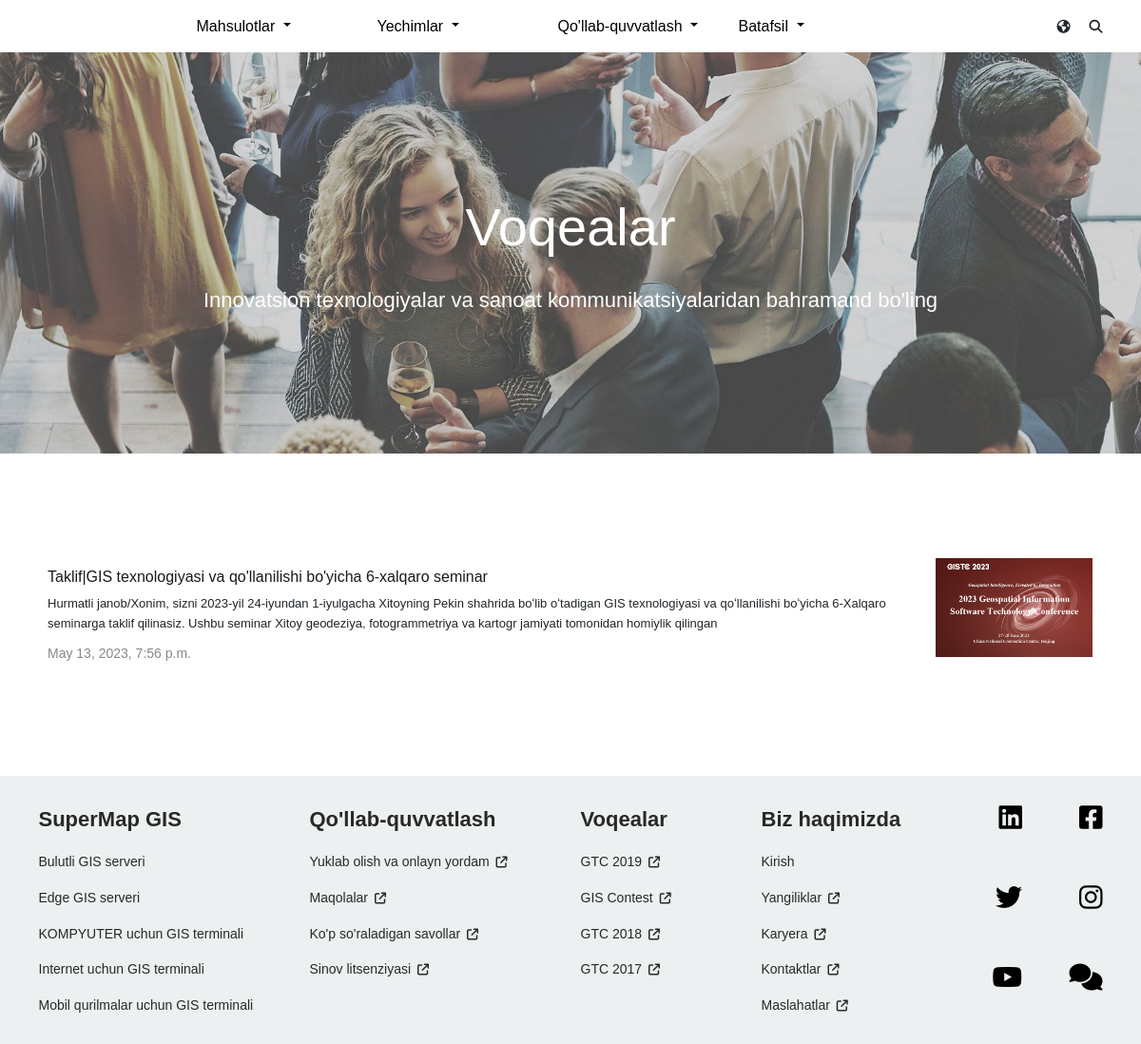
Screenshot of /events/ with the database file from the repository.
### blog/models.py (models this page shows, shortened)
class Voqealar(models.Model):
    class Status(models.TextChoices):
        qoralama = "QR","qoralama"
        chopetilish = "CHP", "chopetilish"
    nom = models.CharField(max_length=10001)
    slug = models.SlugField(max_length=10001)
    kontent = models.TextField()
    video = models.FileField(upload_to='yangi/fayllar')
    rasm = models.ImageField(upload_to='news/images')
    chopetilishVaqti = models.DateTimeField(default=timezone.now)
    yaratilganVaqti =models.DateTimeField(auto_now_add=True)
    ozgarishVaqti = models.DateTimeField(auto_now=True)
    holati =models.CharField(max_length=3,choices=Status.choices,default=Status.qoralama)
    kategory = models.ForeignKey(Category,on_delete=models.CASCADE)
    views = models.IntegerField(default=0)
    class Meta:
        ordering = ['-chopetilishVaqti']
    objects = models.Manager()

### blog/views.py (the view)
# urls.py: path('events/', events, name="events"),
def events(request):
    voqealar = Voqealar.objects.all()
    context = {
        "voqealar":voqealar
    }
    return render(request,"events.html",context=context)

### templates/events.html (shortened to what this page needs)
{% load static %}
<!DOCTYPE html>
<html lang="en">
<head>
  <link rel="stylesheet" href="{% static 'css/bootstrap.css' %}">
  <link rel="stylesheet" href="{% static 'css/nav-footer.css' %}">
  <link rel="stylesheet" href="{% static 'css/article.css' %}">
  <link rel="stylesheet" href="https://cdnjs.cloudflare.com/ajax/libs/font-awesome/6.4.0/css/all.min.css" />
</head>
<body>
  <nav class="nav d-flex align-items-center">
    <div class="container nav__content d-flex justify-content-between align-items-center">
      <ul class="navbar-links d-lg-flex d-none list-unstyled mb-0">
        <li class="nav__mahsulotlar">
          <div class="dropdown">
            <button class="btn btn-secondary bg-light text-black border-0 dropdown-toggle" type="button" data-bs-toggle="dropdown" aria-expanded="false">
              Mahsulotlar
            </button>
          </div>
      </li>
        <li class="nav__mahsulotlar">
          <div class="dropdown">
            <button class="btn btn-secondary bg-light text-black border-0 dropdown-toggle" type="button" data-bs-toggle="dropdown" aria-expanded="false">
              Yechimlar
            </button>
          </div>
        </li>
        <li class="nav__protect">
          <div class="dropdown">
          <button class="btn btn-secondary btn-light dropdown-toggle" type="button" data-bs-toggle="dropdown" aria-expanded="false">
            Qo'llab-quvvatlash
          </button>
        </div>
      </li>
        <li class="nav__batafsil">
          <div class="dropdown">
            <button class="btn btn-secondary btn-light dropdown-toggle" type="button" data-bs-toggle="dropdown" aria-expanded="false">
              Batafsil
            </button>
          </div>
        </li>
      </ul>
      <div class="nav-search">
        <i class="fa-solid fa-earth-americas"></i>
        <i class="fa-solid fa-magnifying-glass"></i>
      </div>
    </div>
  </nav>
  <div class="content events-bg">
    <div class="h-100 d-flex flex-column justify-content-center align-items-center">
      <h1 class="title">Voqealar</h1>
      <div class="sub-title">Innovatsion texnologiyalar va sanoat kommunikatsiyalaridan bahramand bo'ling</div>
    </div>
  </div>
  <div class="container">
    {% for t in voqealar %}
    <div class="row info">
      <div class="col-10 info d-flex flex-column justify-content-center">
        <a href="{% url 'detel2' t.id %}" class="text-decoration-none"><h3 class="info-title">{{t.nom}}</h3></a>
        <p class="info-text">{{t.kontent}}</p>
        <span class="info-date">{{t.chopetilishVaqti}}</span>
      </div>
      <div class="col-2">
        <img class="w-100" src="{{ t.rasm.url }}" alt="">
      </div>
    </div>
    {% endfor %}
  </div>
  <footer class="footer">
    <div class="container">
      <div class="row">
        <div class="footer__content col-md-3 col-sm-6 col-12">
          <h3><a href="{% url 'supermapgishaqida' %}">SuperMap GIS</a></h3>
          <ul class="footer-links">
            <li><a href="{% url 'cloud_gis' %}">Bulutli GIS serveri</a></li>
            <li><a href="{% url 'edge_gis_server' %}">Edge GIS serveri</a></li>
            <li><a href="{% url 'terminalgisforpc' %}">KOMPYUTER uchun GIS terminali</a></li>
            <li><a href="{% url 'terminalgisforweb' %}">Internet uchun GIS terminali</a></li>
            <li><a href="{% url 'terminalgisformobile' %}">Mobil qurilmalar uchun GIS terminali</a></li>
          </ul>
        </div>
        <div class="footer__content col-md-3 col-sm-6 col-12">
          <h3><a href="#!">Qo'llab-quvvatlash</a></h3>
          <ul class="footer-links">
            <li><a href="https://www.supermap.com/en-us/html/down.html">Yuklab olish va onlayn yordam <i class="fa-solid fa-arrow-up-right-from-square"></i></a></li>
            <li><a href="./html/article.html">Maqolalar <i class="fa-solid fa-arrow-up-right-from-square"></i></a></li>
            <li><a href="https://www.supermap.com/en-us/list/?100_1.html">Ko'p so'raladigan savollar <i class="fa-solid fa-arrow-up-right-from-square"></i></a></li>
            <li><a href="https://sso.supermap.com/login?service=https://www.supermapol.com/web/pricing/triallicense">Sinov litsenziyasi <i class="fa-solid fa-arrow-up-right-from-square"></i></a></li>
          </ul>
        </div>
        <div class="footer__content col-md-2 col-sm-6 col-12">
          <h3><a href="{% url 'events' %}">Voqealar</a></h3>
          <ul class="footer-links">
            <li><a href="http://www.gistc.com/en/">GTC 2019 <i class="fa-solid fa-arrow-up-right-from-square"></i></a></li>
            <li><a href="http://www.giscontest.com/en/">GIS Contest <i class="fa-solid fa-arrow-up-right-from-square"></i></a></li>
            <li><a href="https://www.supermap.com/en/events/gtc2018/index.asp">GTC 2018 <i class="fa-solid fa-arrow-up-right-from-square"></i></a></li>
            <li><a href="https://www.supermap.com/events/gtc2017/index_en.html">GTC 2017 <i class="fa-solid fa-arrow-up-right-from-square"></i></a></li>
          </ul>
        </div>
        <div class="footer__content col-md-2 col-sm-6 col-12">
          <h3><a href="#!">Biz haqimizda</a></h3>
          <ul class="footer-links">
            <li><a href="{% url 'supermapgishaqida' %}">Kirish</a></li>
            <li><a href="{% url 'news' %}">Yangiliklar <i class="fa-solid fa-arrow-up-right-from-square"></i></a></li>
            <li><a href="{% url 'joinus' %}">Karyera <i class="fa-solid fa-arrow-up-right-from-square"></i></a></li>
            <li><a href="https://www.supermap.com/en-us/about/?79_1.html">Kontaktlar <i class="fa-solid fa-arrow-up-right-from-square"></i></a></li>
            <li><a href="https://www.supermap.com/en-us/list/?94_1.html">Maslahatlar <i class="fa-solid fa-arrow-up-right-from-square"></i></a></li>
          </ul>
        </div>
        <div class="footer__logos col-md-2 col-sm-12 flex-md-wrap flex-nowrap">
          <a href="https://www.linkedin.com/company/supermap/"><i class="fa-brands fa-linkedin"></i></a>
          <a href="https://www.facebook.com/SuperMap/"><i class="fa-brands fa-square-facebook"></i></a>
          <a href="https://twitter.com/SuperMap__GIS"><i class="fa-brands fa-twitter"></i></a>
          <a href="https://www.instagram.com/supermap_1997/"><i class="fa-brands fa-instagram"></i></a>
          <a href="http://www.youtube.com/SuperMapGIS"><i class="fa-brands fa-youtube"></i></a>
          <a href="#!"><i class="fa-solid fa-comments"></i></a>
        </div>
      </div>
    </div>
  </footer>
</body>
</html>

### static/css/nav-footer.css (style rules this page uses)
* { padding: 0; margin: 0; box-sizing: border-box; font-family: Helvetica, Arial, sans-serif; line-height: 1.625; font-weight: 400; font-size: 14px; }
.container { width: 1170px; margin: 0 auto; }
.nav { height: 55px; padding: 10px 0; }
.nav__mahsulotlar, .nav__protect, .nav__batafsil { width: 190px; }
.nav-search { display: flex; gap: 20px; }
.btn-secondary { background: white !important; border: none; font-size: 16px !important; font-family: Helvetica !important; }
.footer { background: #edf0f1; padding-top: 30px; }
.footer .footer__content i { font-size: 12px; margin-left: 3px; transition: all 1s; }
.footer__content h3 a { font-size: 22px; text-decoration: none; font-weight: 700; color: #282828; margin-top: 20px; line-height: 1.1; }
.footer__content h3 { margin-bottom: 20px; }
.footer-links { padding-left: 0; }
.footer__content .footer-links li { list-style: none; padding-bottom: 15px; }
.footer__content .footer-links a { color: #282828; text-decoration: none; outline: 0; }
.footer__logos { display: flex; flex-wrap: wrap; }
.footer__logos a { width: 50%; display: flex; text-decoration: none; justify-content: flex-end; }
.footer__logos .fa-brands, .footer__logos .fa-solid { font-size: 28px; color: black }

### static/css/article.css (style rules this page uses)
.content { background-size: cover; height: 422px; }
.events-bg { background-image: url(../imgs/events-bg.jpg); }
.title { font-size: 56px; line-height: 1.38; color: white; }
.sub-title { font-size: 22px; line-height: 1.45; padding-top: 15px; color: #fff; }
.info { padding: 10px; }
.info-title { font-size: 16px; color: #1a1a1a; line-height: 20px; }
.info-text { font-size: 13px; }
.info-date { line-height: 1.1; color: #888; font-size: 14px; }
.content { margin-bottom: 100px; }
.footer { margin-top: 100px; }

### rows the page displays
Voqealar: nom "Taklif|GIS texnologiyasi va qo'llanilishi bo'yicha 6-xalqaro seminar", kontent "Hurmatli janob/Xonim, sizni 2023-yil 24-iyundan 1-iyulgacha Xitoyning Pekin shahrida boʻlib oʻtadigan GIS texnologiyasi va qoʻllanilishi boʻyicha 6-Xalqaro seminarga taklif qilinasiz. Ushbu seminar Xitoy geodeziya, fotogrammetriya va kartogr jamiyati tomonidan homiylik qilingan", chopetilishVaqti "May 13, 2023, 7:56 p.m.", rasm (picture)
